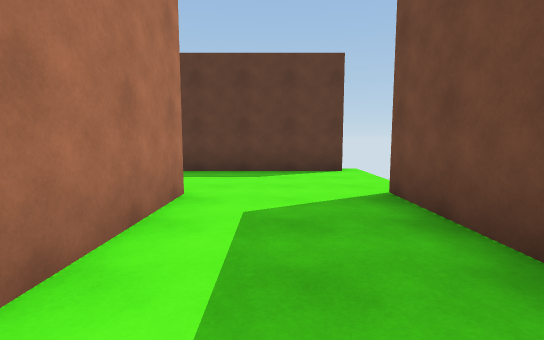
View 1 (above)

24 first-person views from a walk through a Unity game level. The camera is 1.4 m above the floor, tilts 6° down and sees 85° across. The floor is counted in squares, 2 m on a side. Each view is taken from the middle of a square. On the plan, view 1 faces up. The plan holds only what a view shows up to about 10 squares ahead; the rest is blank. The player is left out.

View 2
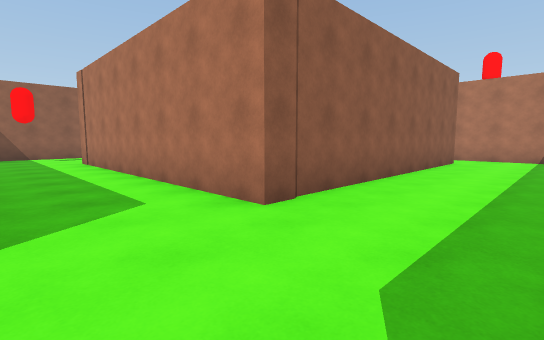

View 3
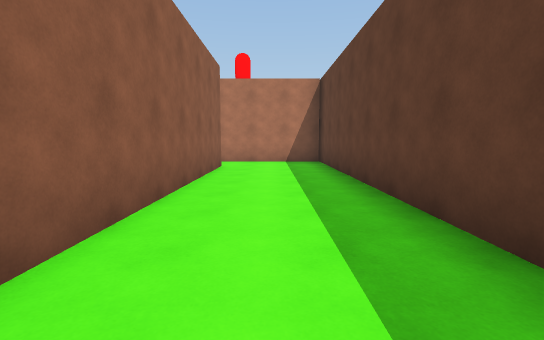

View 4
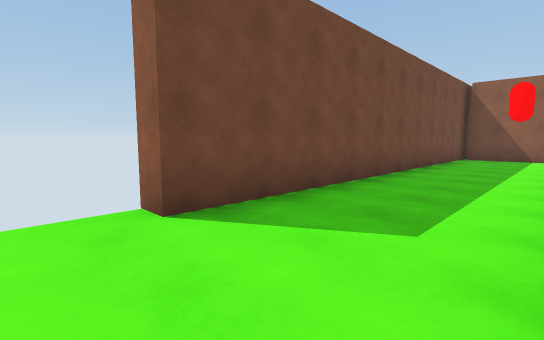

View 5
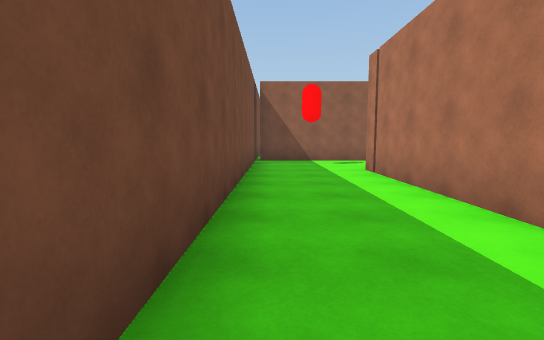

View 6
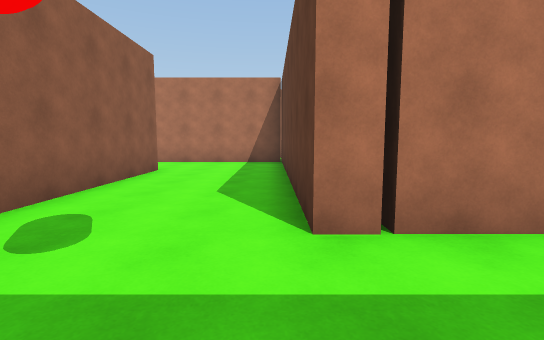

View 7
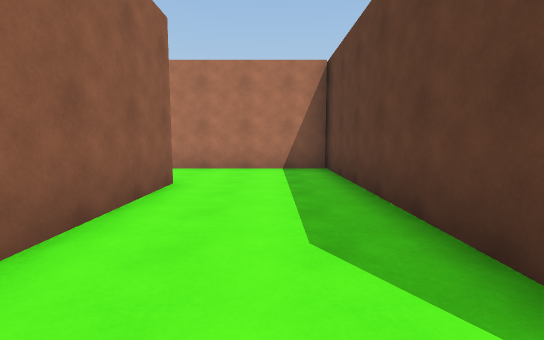

View 8
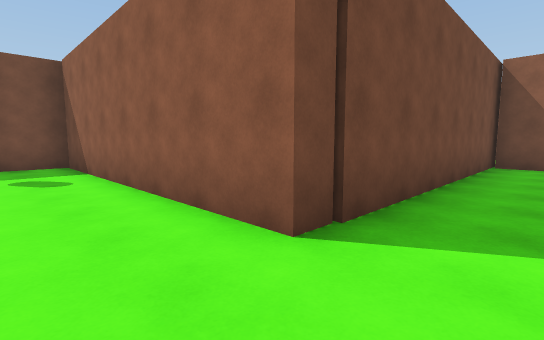

View 9
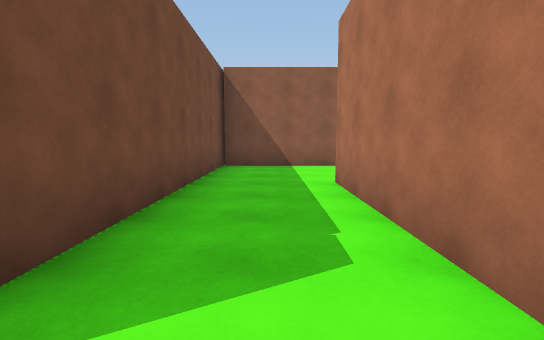

View 10
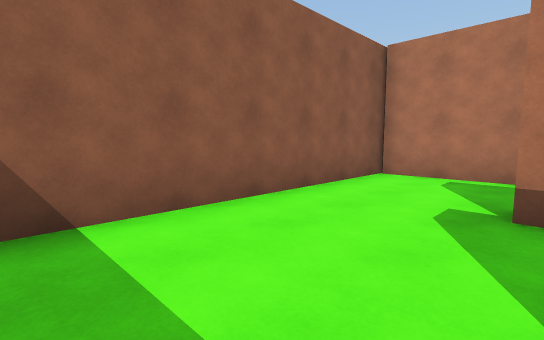

View 11
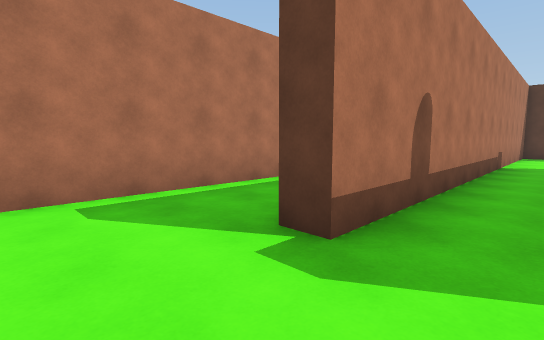

View 12
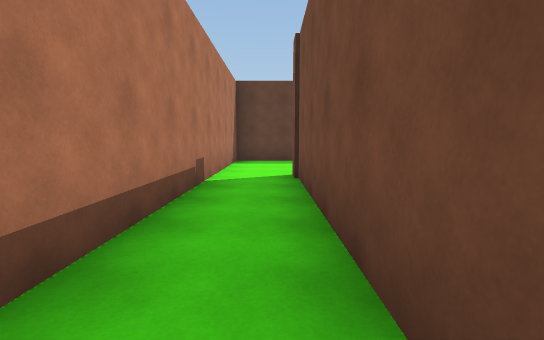

View 13
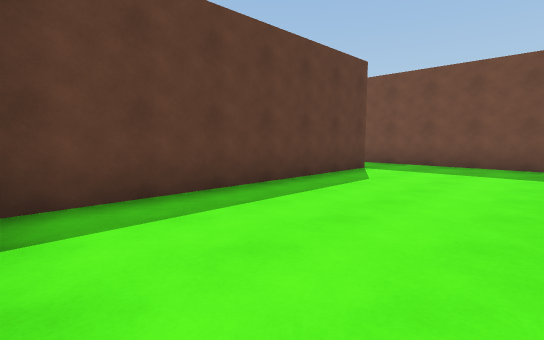

View 14
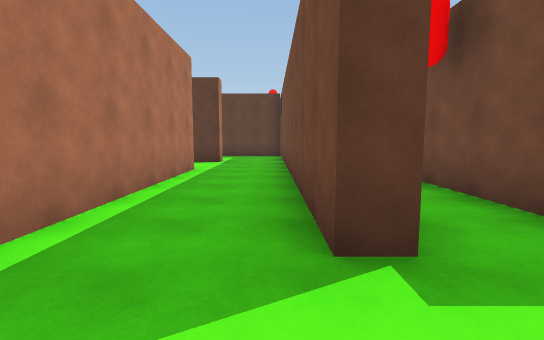

View 15
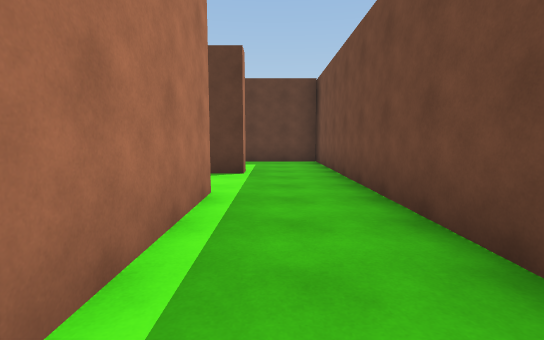

View 16
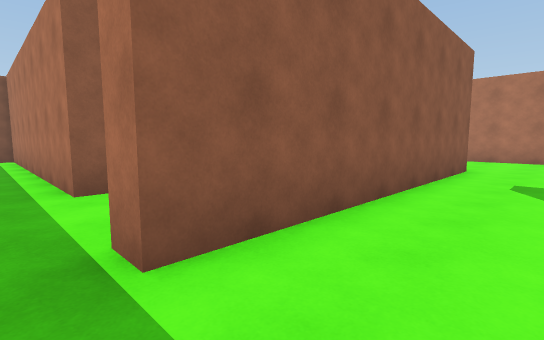

View 17
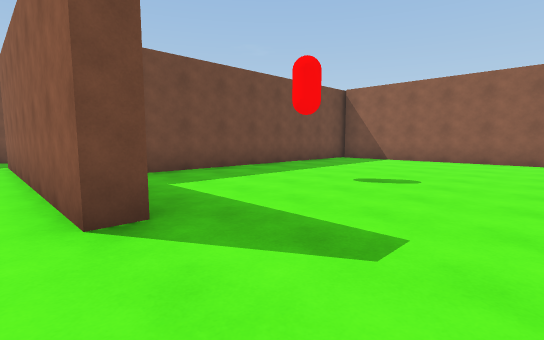

View 18
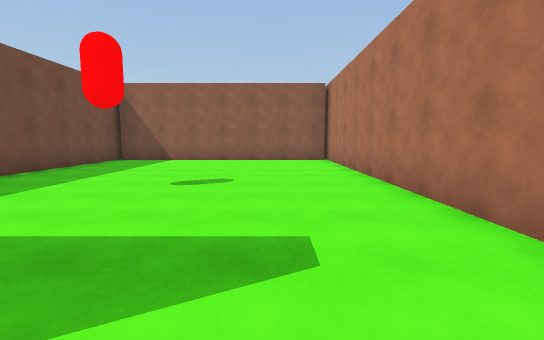

View 19
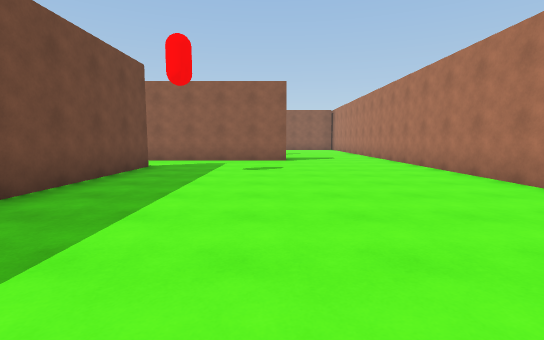

View 20
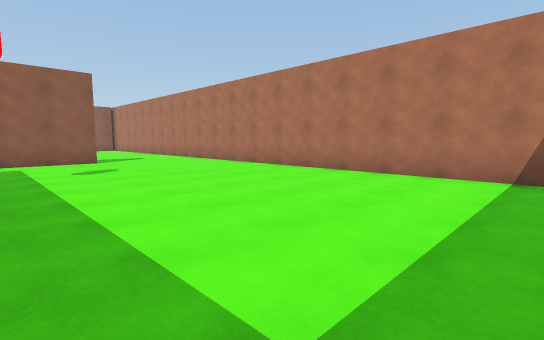

View 21
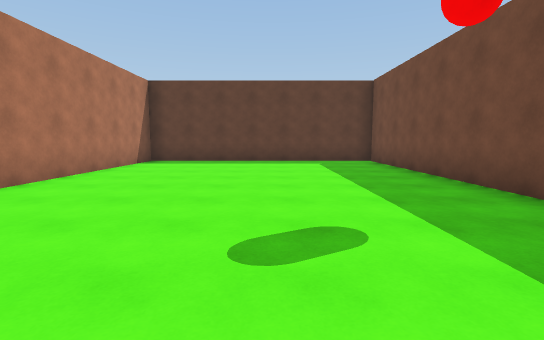

View 22
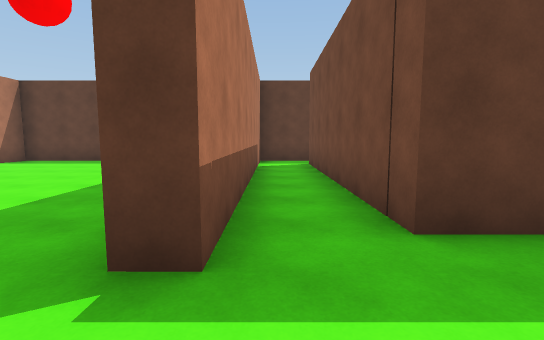

View 23
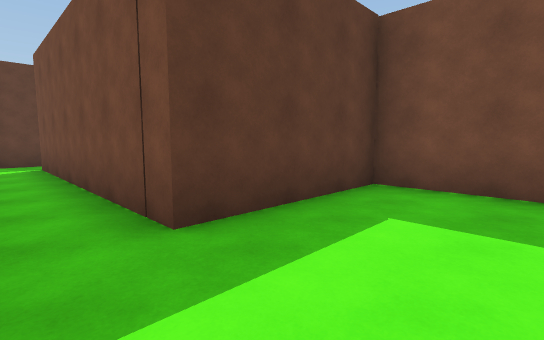

View 24
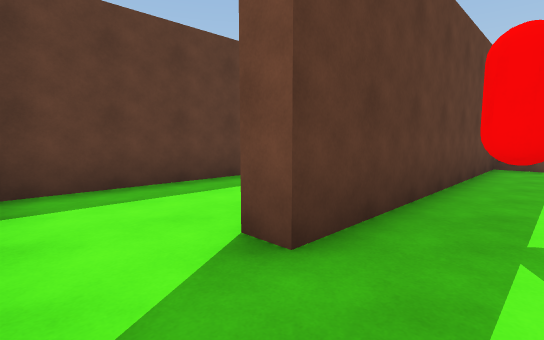

### Floor plan
Points are (right, up) in squares from view 1. A wall is a line through its corners. A room is listed if a view was taken in it or the views show most of it. See-through windows are left out.
Room 1 (views 1, 2, 3, 4, 5, 6, 7, 8, 9)
walls: (1.6, 6.5) (-10.1, 6.5) (-10.1, 3.2); (-8.5, 3.2) (-8.5, 3.7) (-1.1, 3.7) (-1.1, -3.7) (-8, -3.7) (-8, -6.4); (-5.7, -6.6) (1.5, -6.6) (1.5, 3.7)
ways out: opening at (-7, -7) to room 2; opening at (-9.5, 3) to room 7; gap at (2, 4)
Room 2 (views 10, 11, 12, 13)
walls: (-8, -6.4) (-8, -10.9); (-8.5, -10.4) (-8.5, -3.2); (-1.6, -2.8) (-1.6, 0.5); (-3.2, 0.5) (-10.1, 0.5) (-10.1, -11.3) (-10.6, -11.3); (-10.4, -13.7) (-5.8, -13.7); (-5.7, -14.2) (-5.7, -6.6)
ways out: opening at (-7, -7) to room 1; opening at (-11, -12.5) to room 3; opening at (-3, 1) to room 7
Room 3 (views 14, 15)
walls: (-10.6, -11.3) (-10.6, -3.6); (-12.8, -6.2) (-12.8, -13.7) (-10.4, -13.7); (-12.6, -3.5) (-12.6, -4)
ways out: opening at (-11, -12.5) to room 2; opening at (-12, -4) to room 4; opening at (-13, -5.5)
Room 4 (view 16)
walls: (-10.6, -0.9) (-12.5, -0.9); (-10.6, -3.6) (-10.6, -0.6)
ways out: opening at (-12, -4) to room 3; opening at (-13.5, -2.5) to room 6
Room 5 (views 17, 18, 19, 20, 21)
walls: (-19.5, -4.1) (-19.5, -3.5) (-15.6, -3.5); (-15.4, -1.5) (-15.9, -1.5) (-15.9, 6.5) (-22.9, 6.5) (-22.9, -12.9) (-15.9, -12.9) (-15.9, -5.4)
ways out: opening at (-16, -2.5) to room 6
Room 6 (views 22, 23)
walls: (-12.5, -0.9) (-14, -0.9) (-14, 5.4); (-15.6, -3.5) (-12.6, -3.5); (-13.8, 6.5) (-15.4, 6.5) (-15.4, -1.5)
ways out: opening at (-13.5, -2.5) to room 4; opening at (-16, -2.5) to room 5; opening at (-14, 6)
Room 7 (view 24)
walls: (-1.6, 0.5) (-1.6, 3.2) (-8.5, 3.2)
ways out: opening at (-9.5, 3) to room 1; opening at (-3, 1) to room 2

Where each view was taken, in squares from view 1:
view 1: 0 up, 0 right, facing up
view 2: 6 up, 1 right, facing down-left
view 3: 5 up, 1 left, facing left
view 4: 5 up, 1 left, facing down-right
view 5: 3 up, 1 right, facing down
view 6: 4 down, 1 right, facing left
view 7: 5 down, 1 left, facing left
view 8: 5 down, 7 left, facing down-right
view 9: 6 down, 7 left, facing down
view 10: 11 down, 7 left, facing down-left
view 11: 13 down, 9 left, facing up-left
view 12: 9 down, 9 left, facing up
view 13: 3 down, 10 left, facing up-right
view 14: 13 down, 11 left, facing up
view 15: 10 down, 12 left, facing up
view 16: 2 down, 12 left, facing down-left
view 17: 3 down, 22 left, facing down-right
view 18: 3 down, 21 left, facing down
view 19: 6 up, 19 left, facing down
view 20: 6 up, 17 left, facing down-left
view 21: 3 down, 19 left, facing up
view 22: 3 down, 15 left, facing up
view 23: 3 down, 15 left, facing up-right
view 24: 2 up, 10 left, facing up-right
